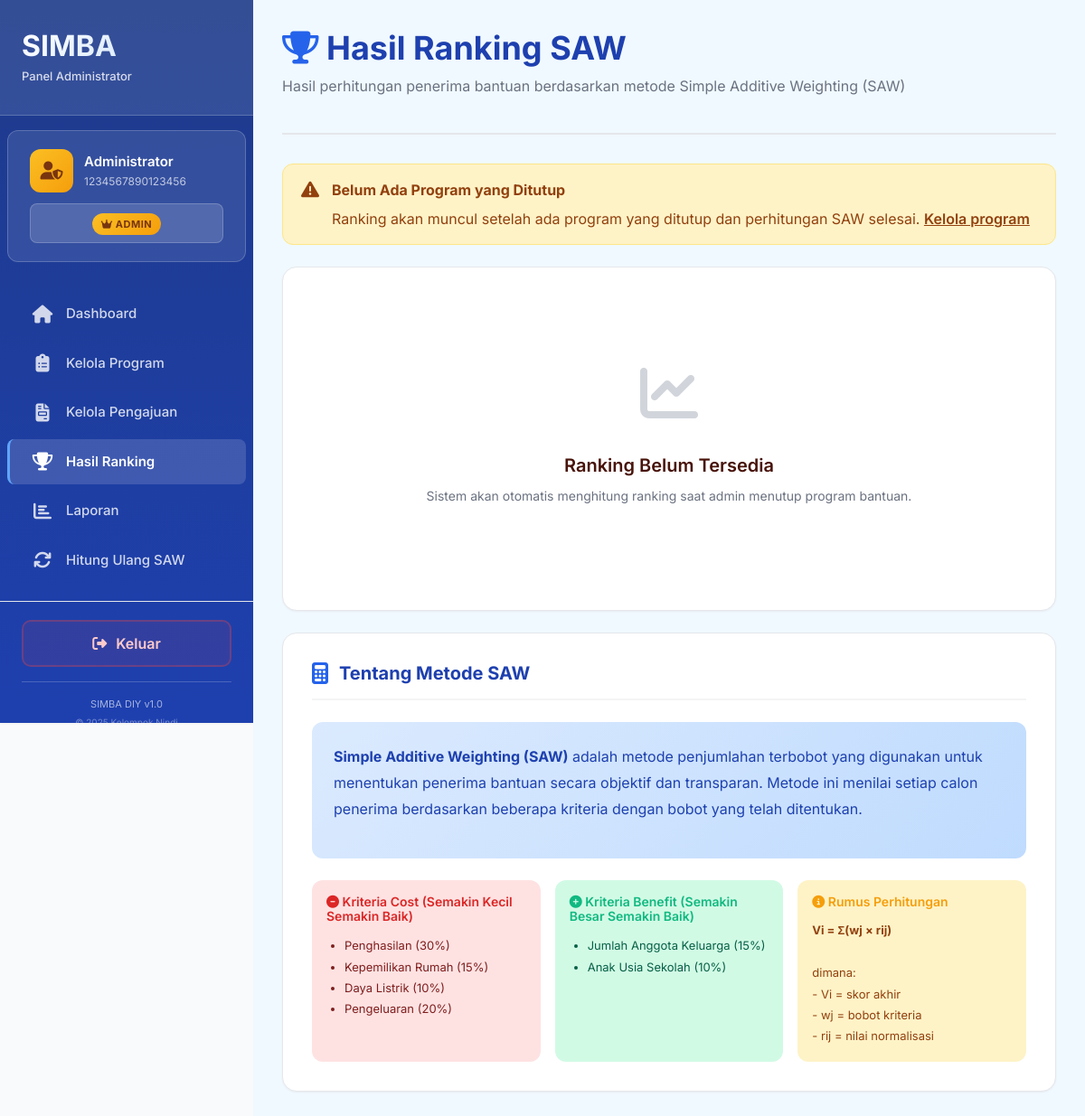
Page /admin/ranking.php (signed in) on the earlier database version.
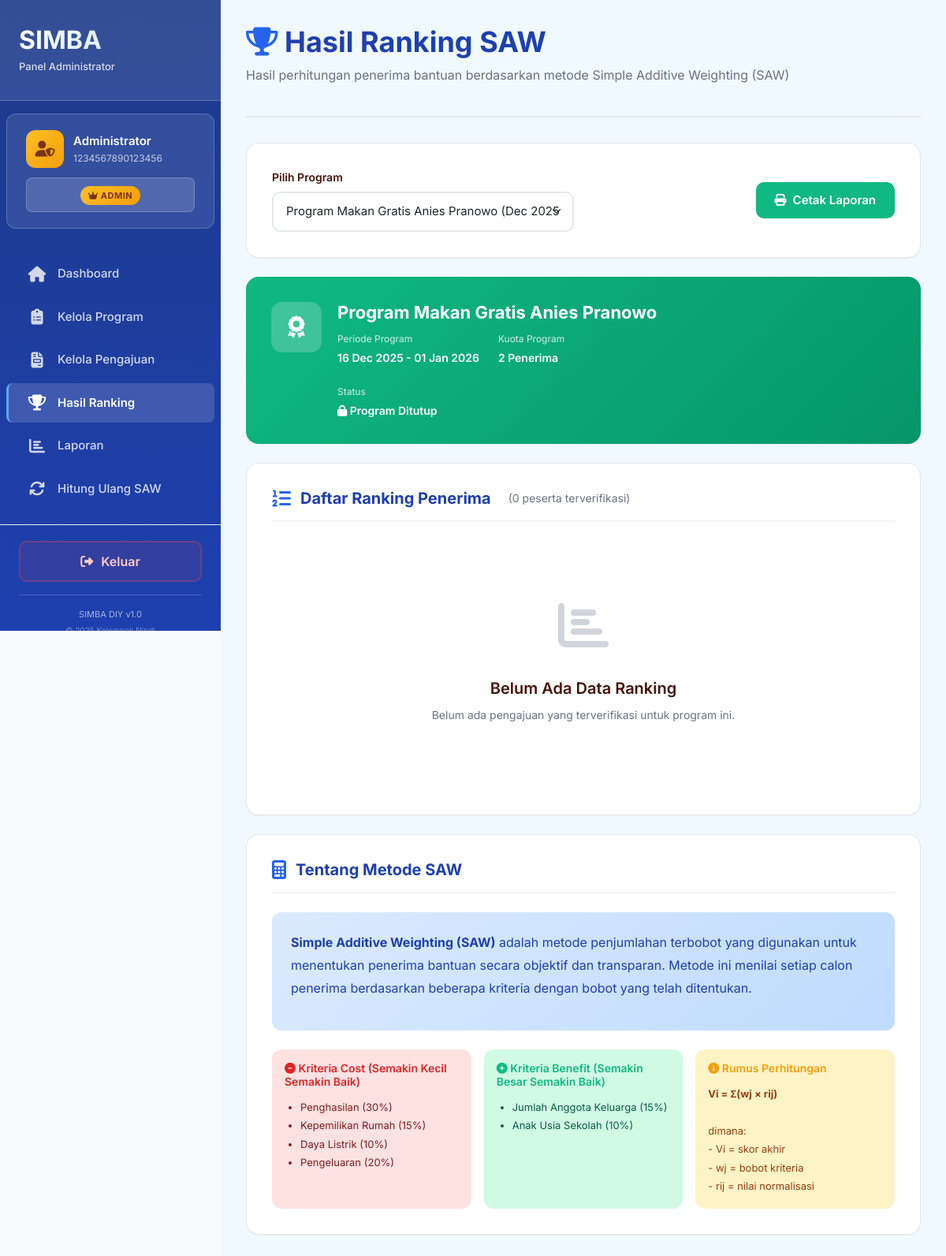
Same page on the later database version.
### tables this page shows
CREATE TABLE `program_bantuan` (
  `id` int(11) NOT NULL,
  `nama_program` varchar(255) NOT NULL COMMENT 'Nama program bantuan',
  `deskripsi` text DEFAULT NULL COMMENT 'Deskripsi program',
  `kuota` int(11) NOT NULL COMMENT 'Jumlah penerima',
  `tanggal_mulai` date NOT NULL COMMENT 'Tanggal mulai program',
  `tanggal_selesai` date NOT NULL COMMENT 'Tanggal selesai program',
  `status` enum('Aktif','Tutup') NOT NULL DEFAULT 'Aktif' COMMENT 'Status program',
  `created_at` timestamp NOT NULL DEFAULT current_timestamp(),
  `updated_at` timestamp NOT NULL DEFAULT current_timestamp() ON UPDATE current_timestamp()
);

### functions/program.php (called while the page is built, shortened)
<?php
function getAllPrograms($status = null)
{
    $connection = getConnection();
    $query = "SELECT * FROM program_bantuan";
    if ($status) {
        $query .= " WHERE status = '$status'";
    }
    $query .= " ORDER BY tanggal_mulai DESC";
    $result = $connection->query($query);
    return $result->fetch_all(MYSQLI_ASSOC);
}

### functions/saw.php (called while the page is built, shortened)
<?php
function getRankingByProgram($id_program, $limit = null)
{
    $conn = getConnection();
    $id_program = intval($id_program);
    $sql = "
        SELECT
            p.id_user,
            p.nama_lengkap,
            p.nik,
            p.no_hp,
            tn.skor_total,
            tn.peringkat,
            pb.kuota
        FROM total_nilai tn
        JOIN pengajuan p ON tn.id_pengajuan = p.id
        JOIN program_bantuan pb ON tn.id_program = pb.id
        WHERE tn.id_program = $id_program
        ORDER BY tn.peringkat ASC
    ";
    $res = $conn->query($sql);
    return $res ? $res->fetch_all(MYSQLI_ASSOC) : [];
}

### admin/ranking.php (the view, shortened to what the changed rows need)
<?php
require_once(__DIR__ . "/../functions/program.php");
require_once(__DIR__ . "/../functions/saw.php");
$filter_program = $_GET['program'] ?? 'latest';
$closedPrograms = getAllPrograms('Tutup');
$selectedProgram = null;
if ($filter_program == 'latest') {
    $selectedProgram = !empty($closedPrograms) ? $closedPrograms[0] : null;
} else {
    $selectedProgram = getProgramById(intval($filter_program));
}
$rankingList = [];
if ($selectedProgram) {
    $rankingList = getRankingByProgram($selectedProgram['id']);
}
?>
<!DOCTYPE html>
<html lang="id">
<head>
    <link rel="stylesheet" href="https://cdnjs.cloudflare.com/ajax/libs/font-awesome/6.5.2/css/all.min.css">
    <link href="https://cdn.jsdelivr.net/npm/bootstrap@5.3.5/dist/css/bootstrap.min.css" rel="stylesheet">
    <link rel="stylesheet" href="../css/style.css">
</head>
<body>
    <div class="dashboard-wrapper">
        <?php include('../templates/admin_sidebar.php'); ?>
        <div class="main-content" style="background-color: #f0f9ff;">
            <div class="page-header">
                <h1 class="page-title" style="color: #1e40af;">
                    <i class="fas fa-trophy" style="color: #2563eb;"></i> Hasil Ranking SAW
                </h1>
            </div>
            <?php if (empty($closedPrograms)): ?>
                <div class="alert alert-warning">
                    <i class="fas fa-exclamation-triangle"></i>
                    <div>
                        <strong>Belum Ada Program yang Ditutup</strong>
                        <p style="margin: 8px 0 0 0;">Ranking akan muncul setelah ada program yang ditutup dan perhitungan SAW selesai. <a href="manage_programs.php" style="color: #92400e; font-weight: 600;">Kelola program</a></p>
                    </div>
                </div>
                <div class="form-card">
                    <div class="empty-state">
                        <div class="empty-state-icon">
                            <i class="fas fa-chart-line"></i>
                        </div>
                        <div class="empty-state-title">Ranking Belum Tersedia</div>
                        <div class="empty-state-description">
                            Sistem akan otomatis menghitung ranking saat admin menutup program bantuan.
                        </div>
                    </div>
                </div>
            <?php else: ?>
                <div class="form-card">
                    <div class="row align-items-center">
                        <div class="col-md-6">
                            <label class="form-label">Pilih Program</label>
                            <select class="form-select" onchange="window.location.href='?program='+this.value">
                                <?php foreach ($closedPrograms as $prog): ?>
                                    <option value="<?php echo $prog['id']; ?>"
                                        <?php echo ($selectedProgram && $selectedProgram['id'] == $prog['id']) ? 'selected' : ''; ?>>
                                        <?php echo htmlspecialchars($prog['nama_program']); ?>
                                        (<?php echo date('M Y', strtotime($prog['tanggal_mulai'])); ?>)
                                    </option>
                                <?php endforeach; ?>
                            </select>
                        </div>
                        <?php if ($selectedProgram): ?>
                            <div class="col-md-6">
                                <div style="text-align: right;">
                                    <button onclick="window.print()" class="btn" style="background-color: #10b981; color: white;">
                                        <i class="fas fa-print"></i> Cetak Laporan
                                    </button>
                                </div>
                            </div>
                        <?php endif; ?>
                    </div>
                </div>
                <?php if ($selectedProgram): ?>
                    <div class="form-card" style="background: linear-gradient(135deg, #10b981 0%, #059669 100%); color: white; border: none;">
                        <div class="row align-items-center">
                            <div class="col-lg-8">
                                <div style="display: flex; align-items: start; gap: 20px;">
                                    <div style="width: 64px; height: 64px; background: rgba(255, 255, 255, 0.2); border-radius: 14px; display: flex; align-items: center; justify-content: center; font-size: 28px; flex-shrink: 0;">
                                        <i class="fas fa-award"></i>
                                    </div>
                                    <div>
                                        <h3 style="font-size: 22px; font-weight: 700; margin-bottom: 8px;">
                                            <?php echo htmlspecialchars($selectedProgram['nama_program']); ?>
                                        </h3>
                                        <div style="display: flex; gap: 24px; flex-wrap: wrap; margin-top: 12px;">
                                            <div>
                                                <div style="font-size: 12px; opacity: 0.8; margin-bottom: 4px;">Periode Program</div>
                                                <div style="font-size: 14px; font-weight: 600;">
                                                    <?php echo date('d M Y', strtotime($selectedProgram['tanggal_mulai'])); ?> -
                                                    <?php echo date('d M Y', strtotime($selectedProgram['tanggal_selesai'])); ?>
                                                </div>
                                            </div>
                                            <div>
                                                <div style="font-size: 12px; opacity: 0.8; margin-bottom: 4px;">Kuota Program</div>
                                                <div style="font-size: 14px; font-weight: 600;"><?php echo $selectedProgram['kuota']; ?> Penerima</div>
                                            </div>
                                            <div>
                                                <div style="font-size: 12px; opacity: 0.8; margin-bottom: 4px;">Status</div>
                                                <div style="font-size: 14px; font-weight: 600;">
                                                    <i class="fas fa-lock"></i> Program Ditutup
                                                </div>
                                            </div>
                                        </div>
                                    </div>
                                </div>
                            </div>
                        </div>
                    </div>
                    <div class="form-card">
                        <h2 class="form-section-title" style="color: #1e40af;">
                            <i class="fas fa-list-ol" style="color: #2563eb;"></i> Daftar Ranking Penerima
                            <span style="font-size: 14px; font-weight: normal; color: #6b7280; margin-left: 10px;">
                                (<?php echo count($rankingList); ?> peserta terverifikasi)
                            </span>
                        </h2>
                        <?php if (empty($rankingList)): ?>
                            <div class="empty-state">
                                <div class="empty-state-icon">
                                    <i class="fas fa-chart-bar"></i>
                                </div>
                                <div class="empty-state-title">Belum Ada Data Ranking</div>
                                <div class="empty-state-description">
                                    Belum ada pengajuan yang terverifikasi untuk program ini.
                                </div>
                            </div>
                        <?php endif; ?>
                    </div>
                <?php endif; ?>
            <?php endif; ?>
            <div class="form-card">
                <h2 class="form-section-title" style="color: #1e40af;">
                    <i class="fas fa-calculator" style="color: #2563eb;"></i> Tentang Metode SAW
                </h2>
            </div>
        </div>
    </div>
</body>
</html>

Differences in the rows shown:
added program_bantuan: nama_program "Program Makan Gratis Anies Pranowo", tanggal_mulai "16 Dec 2025", tanggal_selesai "01 Jan 2026", kuota "2"
Other differences:
form field value: (not shown) → "Program Makan Gratis Anies Pranowo (Dec 2025)"
count($rankingList): (not shown) → "0"
text no longer shown: "Belum Ada Program yang Ditutup Ranking akan muncul setelah ada program yang ditutup dan perhitungan SAW selesai. Kelola program Ranking Belum Tersedia Sistem akan otomatis menghitung ranking saat admin menutup program bantuan."
text now shown: "Pilih Program Cetak Laporan Periode Program - Kuota Program Penerima Status Program Ditutup Daftar Ranking Penerima ( peserta terverifikasi) Belum Ada Data Ranking Belum ada pengajuan yang terverifikasi untuk program ini."
